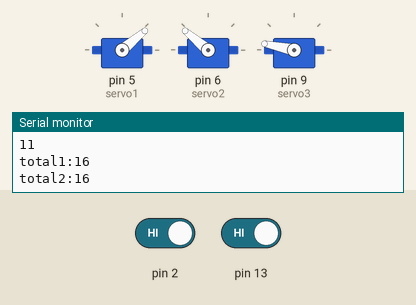
A sketch run on a simulated Arduino Uno, built with avr-gcc and run on an emulated ATmega328P. Shown: 3 × servo, the last lines printed to the serial monitor. The inputs (shaded band) are chosen by the test bench; at power-on: pin 2 HIGH, pin 13 HIGH.

Above: at 12.0 s.
12.1 s: pin 2 driven LOW and pin 13 driven LOW
At 21.1 s:
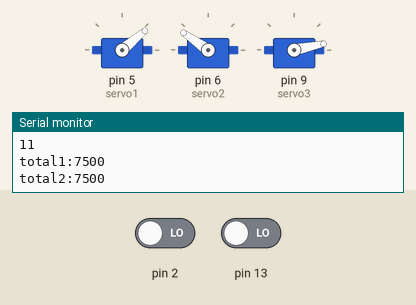
21.3 s: pin 2 driven HIGH
At 23.8 s:
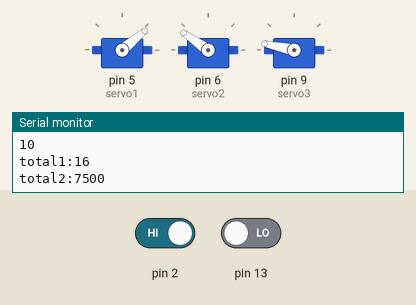
27.6 s: pin 2 driven LOW
At 31.96 s:
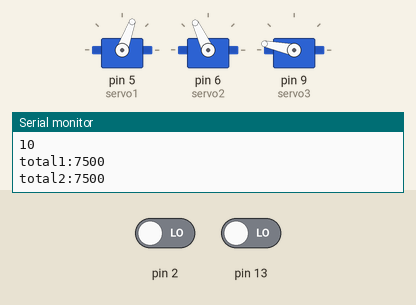
38.8 s: pin 13 driven HIGH
At 40.5 s:
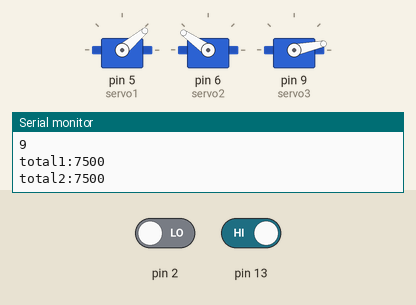
Timing chart, 0 to 46.1 s (numbered marks = the images above; inputs shaded):
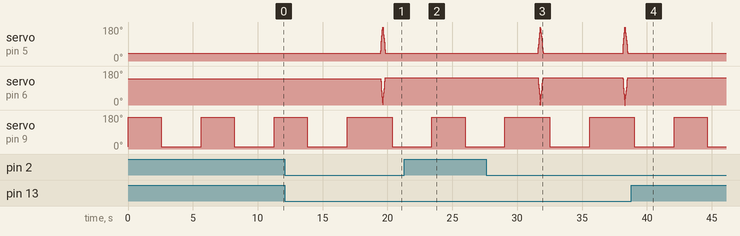

Measured:
- after the input at 12.1 s, servo on pin 5 (servo1): rises from 40° to 180° in 0.15 s, then falls to 40° in 0.21 s
- after the input at 21.3 s, servo on pin 5 (servo1): stays 40° (without the input it goes to 70° after 4.7 s); servo on pin 6 (servo2): stops changing and stays 145°
- after the input at 38.8 s, servo on pin 5 (servo1): stays 40° (without the input it goes to 70° after 5.9 s); servo on pin 6 (servo2): stops changing and stays 145°
- by itself, servo on pin 9 (servo3): alternates 168° for 2.6 s and 12° for 3.1 s

The sketch:

prototype.ino
```cpp
#include <CapacitiveSensor.h>
#include <Servo.h>

Servo servo1;  // create servo object to control a servo
Servo servo2;
Servo servo3;
CapacitiveSensor  cs_4_2 = CapacitiveSensor(4,2);
CapacitiveSensor  cs_12_13 = CapacitiveSensor(12,13);

int pos = 40;    // variable to store the servo position
int end = 180;
int pos_dip = 12;

void setup() {
  servo1.attach(5);  // 5
  servo2.attach(6);  // 6
  servo3.attach(9);
  servo1.write(pos);
  servo3.write(pos_dip);
  servo2.write(180 - pos);
  cs_4_2.set_CS_AutocaL_Millis(0xFFFFFFFF);     // turn off autocalibrate on channel 1
  Serial.begin(9600);
}

void loop() {
  long start = millis();
  long total1 =  cs_4_2.capacitiveSensor(50);
  long total2 =  cs_12_13.capacitiveSensor(50);

  Serial.println(millis() - start);        // check on performance in milliseconds
  Serial.print("total1:");
  Serial.println(total1);
  Serial.print("total2:");
  Serial.println(total2);

  delay(10);

  for (int i = 0; i <= 150; i += 3) {
      servo3.write(180 - pos_dip);
      delay(50);                       // waits 15ms for the servo to reach the position
  }
  // delay(1500);
  if (total1 > 100 && total2 > 100) {
    for (pos = 40; pos <= end - 90; pos += 15) { // goes from 0 degrees to 180 degrees
      // in steps of 1 degree
      servo1.write(pos);
      servo2.write(180 - pos);
      delay(15);                       // waits 15ms for the servo to reach the position
    }
    for (pos = end - 90; pos <= end; pos += 15) { // goes from 0 degrees to 180 degrees
      // in steps of 1 degree
      servo1.write(pos);              // tell servo to go to position in variable 'pos'
      servo2.write(180 - pos);
      delay(15);                       // waits 15ms for the servo to reach the position
    }
    for (pos = end; pos >= 40; pos -= 10) { // goes from 180 degrees to 0 degrees
      servo1.write(pos);              // tell servo to go to position in variable 'pos'
      servo2.write(185 - pos);
      delay(15);                       // waits 15ms for the servo to reach the position
    }
    delay(500);
  }
  for (int i = 180; i >= 0; i -= 3) { // goes from 180 degrees to 0 degrees
   servo3.write(pos_dip);
   delay(50);                       // waits 15ms for the servo to reach the position
  }
}
```
